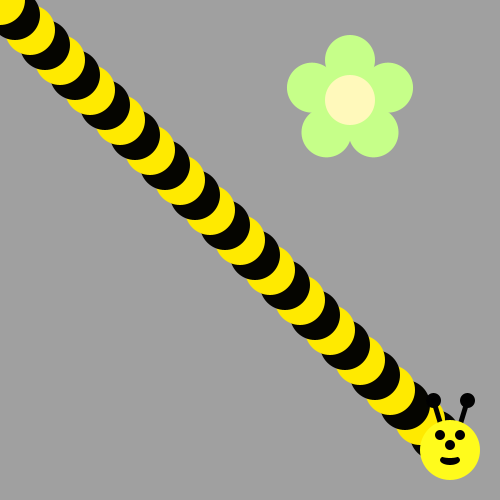
Frame 1 (no input)
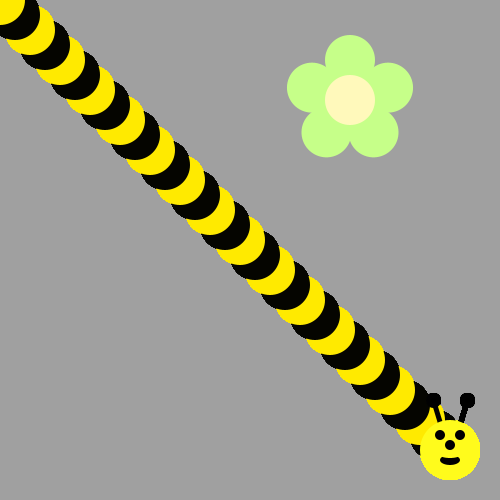
Frame 60 (the mouse pressed at the canvas centre just before this capture)
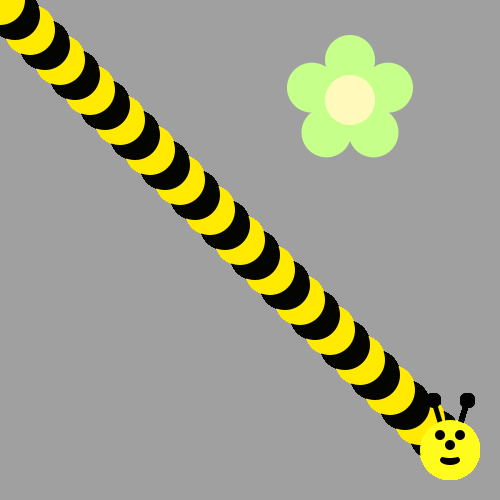
Frame 120 (the mouse held since frame 60 and released just before this capture)

The Processing sketch that drew these frames (run headless with seeded random() and noise(); from frame 60 on, the mouse is pressed at the canvas centre):

// Processing sketch: bumble_bee
// ── bumble_bee.pde
void draw() {
/*Use a loop to make a body for the Bee!
Then put his head on using drawBeeFace(x,y)
Use Modulo to make the colors alternate 
*/

for (int i = 30; i>-1; i--) {
  ellipse(i*15,i*15, 50,50);
  if (i%2==0){
    fill(#050500);
  }else{
    fill(#FFEA00);
  }
} drawBeeFace(450,450);
}

void drawFlower(int x, int y) {
     noStroke();
     translate(x, y);
     // draw 5 petals, rotating after each one
     fill(#c6ff89);      // green
      for (int i = 0; i < 5; i++) {
           ellipse(0, -40, 50, 50);
          rotate(radians(72));
     } 
     fill(#fff9bb); // light yellow
     ellipse(0, 0, 50, 50);
} 
void drawBeeFace(int BeeFaceX, int BeeFaceY) {
     noStroke();
     fill(0, 0, 0);
     stroke(1);
     strokeWeight(5);
     line(BeeFaceX-10, BeeFaceY-27, BeeFaceX-17, BeeFaceY-50);
     line(BeeFaceX+10, BeeFaceY-27, BeeFaceX+17, BeeFaceY-50);
     ellipse(BeeFaceX-17, BeeFaceY-50, 10, 10);
     ellipse(BeeFaceX+17, BeeFaceY-50, 10, 10);
     noStroke();
     fill(255, 251, 28);
     ellipse(BeeFaceX, BeeFaceY, 60, 60); // face
     fill(255, 237, 209);
     fill(0,0,0);
      ellipse(BeeFaceX-10, BeeFaceY-15, 10, 10); // eyes
     ellipse(BeeFaceX+10, BeeFaceY-15, 10, 10);
      ellipse(BeeFaceX, BeeFaceY-5, 10, 10); // nose
      ellipse(BeeFaceX, BeeFaceY+10, 20, 10);// mouth
     fill(255, 251, 28);
     ellipse(BeeFaceX, BeeFaceY+5, 20, 6);
}

void setup() {
     ellipseMode(CENTER);
     size(500, 500);
     background(160, 160, 160);
      drawFlower(350, 100);
}
